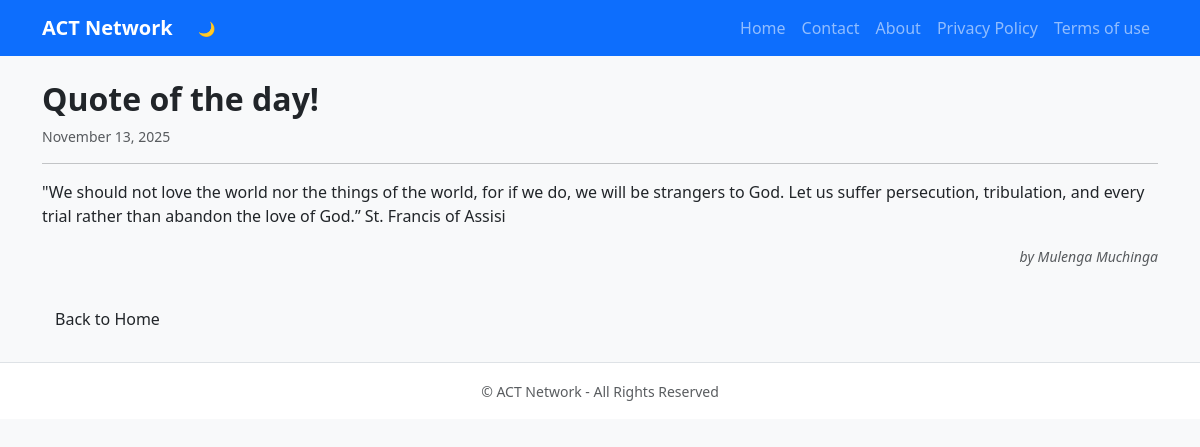
The app's page /posts/18/ with its own data.
### blog/models.py (models this page shows, shortened)
class Post(models.Model):
    title=models.CharField(max_length=200)
    content=models.TextField()
    author=models.CharField(max_length=100)
    image=models.ImageField(upload_to="post_images/", blank=True, null=True)
    date_posted = models.DateTimeField(default=timezone.now)

### blog/views.py (the view)
# urls.py: path("posts/<int:post_id>/", views.view_post, name="view_post"),
def view_post(request, post_id):
    post=Post.objects.get(id=post_id)
    data = {"post":post}
    return render(request, "blog/view_post.html", data)

### blog/templates/blog/view_post.html (shortened to what this page needs)
{% extends "blog/base.html" %}
{% block content %}
<article class="border-0">
    <h2 class="fw-bold"> {{ post.title}} </h2>
    <p class="text-muted small">{{post.date_posted|date:"F d, Y"}}</p>
    <hr>
    <p class=""> {{ post.content|linebreaks }}</p>
    <p class="text-end">
        <small class="fst-italic text-muted">by {{post.author}}</small>
    </p>
    <a href="{% url 'blog:index' %}"class="btn btn-secondady mt-3">Back to Home</a>
</article>
{% endblock %}

### records on screen
Post: title "Quote of the day!", date_posted "November 13, 2025", content "\"We should not love the world nor the things of the world, for if we do, we will be strangers to God. Let us suffer persecution, tribulation, and every trial rather than abandon the love of God.” St. Francis of Assisi", author "Mulenga Muchinga"
